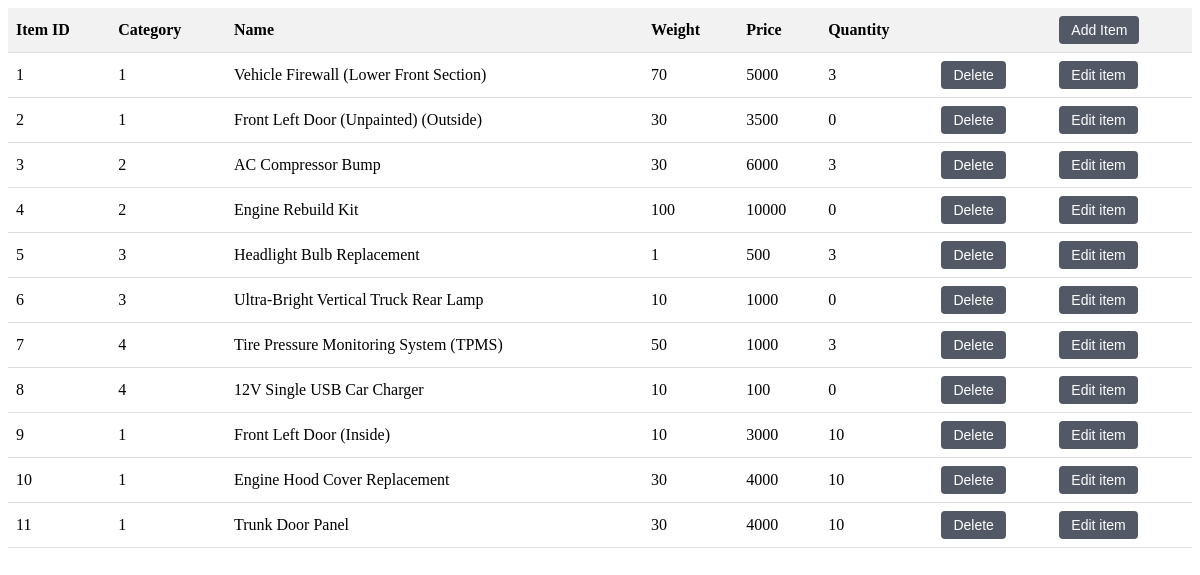
Page /4523html&css/php/loadItem.php on the committed database.
### tables this page shows
CREATE TABLE Item (
    sparePartNum INT(10) NOT NULL,
    sparePartCategory INT(1) NOT NULL,
    sparePartName VARCHAR(255) NOT NULL,
    sparePartImage VARCHAR(100) NOT NULL,
    sparePartDescription VARCHAR(255),
    weight DOUBLE NOT NULL,
    stockItemQty INT(10) NOT NULL,
    price DOUBLE NOT NULL,
    PRIMARY KEY (sparePartNum)
);

### 4523html&css/php/loadItem.php (the view, shortened to what this page needs)
<!DOCTYPE html>
<html>
    <link rel="stylesheet" type="text/css" href="../css/item.css">
<?php
$servername = "127.0.0.1";
$username = "root";
$password = "";
$dbname = "projectdb";
$conn = new mysqli($servername, $username, $password, $dbname);
$sql = "SELECT * FROM Item";
$result = $conn->query($sql);
if ($result->num_rows > 0) {
    echo "
    <script>
        function redirectToNewPage() {
            parent.location.href = '../Add Item Form.html';
        }
        function deleteItem(sparePartNum) {
           if (confirm('Are you sure you want to delete this item?')) {
               var xhr = new XMLHttpRequest();
               xhr.open('POST', 'deleteItem.php', true);
               xhr.setRequestHeader('Content-Type', 'application/x-www-form-urlencoded');
               xhr.onreadystatechange = function () {
                   if (xhr.readyState == 4 && xhr.status == 200) {
                       alert(xhr.responseText);
                       location.reload(); // Reload the page to reflect the changes
                   }
               };
               xhr.send('sparePartNum=' + sparePartNum);
           }
        }
        function editItem(sparePartNum) {
            window.location.href = 'editItem.php?sparePartNum=' + sparePartNum;
        }
    </script>
    <table  class='order-table'>
    <tr>
    <th>Item ID</th>
    <th>Category</th>
    <th>Name</th>
    <th>Weight</th>
    <th>Price</th>
    <th>Quantity</th>
    <th></th>
    <th>
          <button onclick='redirectToNewPage()' >Add Item</button>
    </th>
    </tr>";
    while($row = $result->fetch_assoc()) {
        echo "<tr>
        <td>".$row["sparePartNum"]."</td>
        <td>".$row["sparePartCategory"]."</td>
        <td>".$row["sparePartName"]."</td>
        <td>".$row["weight"]."</td>
        <td>".$row["price"]."</td>
        <td>".$row["stockItemQty"]."</td>
        <td>
          <button onclick='deleteItem(".$row["sparePartNum"].")'>Delete</button>
        </td>
        <td>
          <button onclick='editItem(".$row["sparePartNum"].")'>Edit item</button>
        </td>
        </tr>";
    }
    echo "</table>";
} else {
    echo "0 results";
}
?>
</html>

### 4523html&css/css/item.css (style rules this page uses)
.order-table { width: 100%; border-collapse: collapse; border: none; }
.order-table th, .order-table td { padding: 8px; text-align: left; border-bottom: 1px solid #ddd; }
.order-table th { background-color: #f2f2f2; }
button { padding: 6px 12px; font-size: 14px; background-color: #525866; color: white; border: none; border-radius: 4px; cursor: pointer; }

### rows in the picture
item: sparePartNum "1", sparePartCategory "1", sparePartName "Vehicle Firewall (Lower Front Section)", weight "70", price "5000", stockItemQty "3"
item: sparePartNum "2", sparePartCategory "1", sparePartName "Front Left Door (Unpainted) (Outside)", weight "30", price "3500", stockItemQty "0"
item: sparePartNum "3", sparePartCategory "2", sparePartName "AC Compressor Bump", weight "30", price "6000", stockItemQty "3"
item: sparePartNum "4", sparePartCategory "2", sparePartName "Engine Rebuild Kit", weight "100", price "10000", stockItemQty "0"
item: sparePartNum "5", sparePartCategory "3", sparePartName "Headlight Bulb Replacement", weight "1", price "500", stockItemQty "3"
item: sparePartNum "6", sparePartCategory "3", sparePartName "Ultra-Bright Vertical Truck Rear Lamp", weight "10", price "1000", stockItemQty "0"
item: sparePartNum "7", sparePartCategory "4", sparePartName "Tire Pressure Monitoring System (TPMS)", weight "50", price "1000", stockItemQty "3"
item: sparePartNum "8", sparePartCategory "4", sparePartName "12V Single USB Car Charger", weight "10", price "100", stockItemQty "0"
item: sparePartNum "9", sparePartCategory "1", sparePartName "Front Left Door (Inside)", weight "10", price "3000", stockItemQty "10"
item: sparePartNum "10", sparePartCategory "1", sparePartName "Engine Hood Cover Replacement", weight "30", price "4000", stockItemQty "10"
item: sparePartNum "11", sparePartCategory "1", sparePartName "Trunk Door Panel", weight "30", price "4000", stockItemQty "10"
